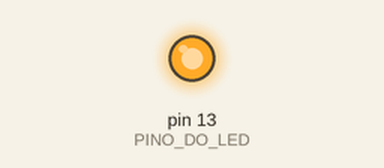
Simulated run of this sketch. Board: Arduino Uno, built with avr-gcc and run on an emulated ATmega328P. On the bench: output pins drawn as LEDs (lit = HIGH).

Above: at 1.0 s.
At 3.0 s:
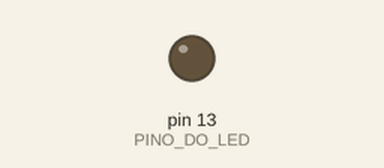
Timing chart, 0 to 5.2 s (numbered marks = the images above):
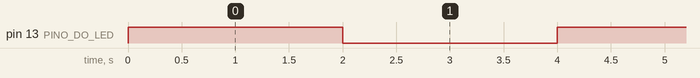

Measured:
- by itself, pin 13 (PINO_DO_LED): alternates HIGH for 2.0 s and LOW for 2.0 s

The sketch:

primeirospassosLed.ino
```cpp
// indique abaixo o numero do pino onde estão os leds
#define   PINO_DO_LED  13

// indique abaixo o tempo que cada sinal deve ficar aceso (em segundos)
#define   TEMPO_LED_EM_SEGUNDOS   2

// a função de setup é executada apenas uma vez, quando o arduino é inicializado
void setup() {
  // initialize digital pin LED_BUILTIN as an output.
  pinMode(PINO_DO_LED, OUTPUT);
}

// esta função roda continuamente
void loop() {
  digitalWrite(PINO_DO_LED, HIGH);
  delay(TEMPO_LED_EM_SEGUNDOS*1000);
  digitalWrite(PINO_DO_LED, LOW);
  delay(TEMPO_LED_EM_SEGUNDOS*1000);
}
```
